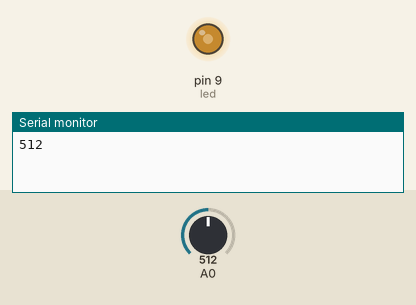
Simulated run of this sketch. Board: Arduino Uno, built with avr-gcc and run on an emulated ATmega328P. On the bench: output pins drawn as LEDs (lit = HIGH), the last lines printed to the serial monitor. Inputs (shaded band) come from the test bench; at power-on: A0 = 512.

Above: at 1.2 s.
1.3 s: A0 set to 716
At 2.0 s:
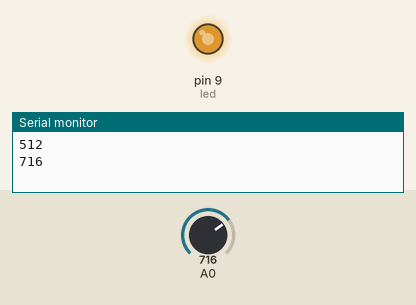
2.8 s: A0 set to 900
At 3.6 s:
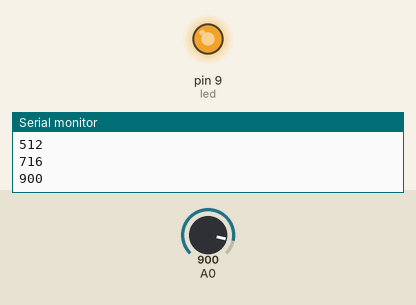
4.3 s: A0 set to 122
At 5.0 s:
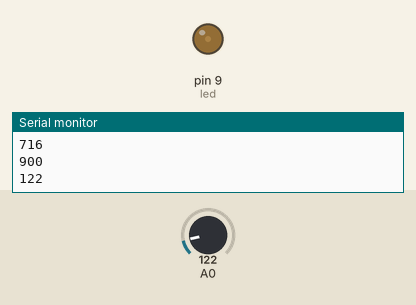
5.8 s: A0 set to 0
At 6.5 s:
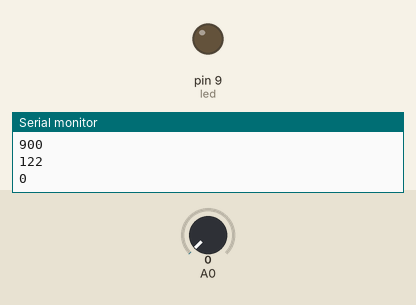
7.3 s: A0 set to 511
At 8.0 s:
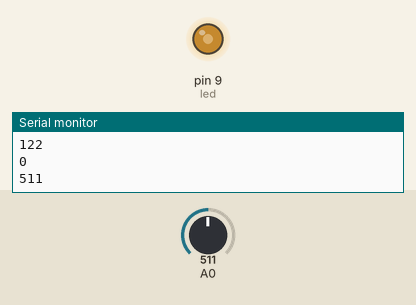
Timing chart, 0 to 9.8 s (numbered marks = the images above; inputs shaded):
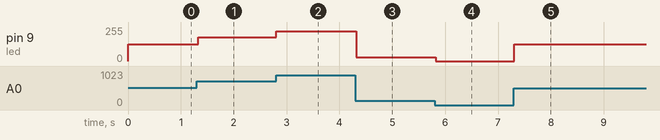

The sketch:

est_Analog_IO__DESKTOP-CCF5OIS_s_conflicted_copy_2021-02-17_.ino
```cpp
/*** header block ***
 * code file name: Test_Analog_IO.ino
 * code description: Use a potentiometer to control brightness of an led
 * hardware required: [UNO, USB Cable, Breadboard, Jumper Wires, Potentiometer, LED, 330 ohms Resistor]
 * IDE version used to test code: 1.8.13
 * programmer(s) name: Oluwasegun Atolagbe
 * date when code is created/modified: 17/02/2021
 * code version: 1.0
 ***/

// pre-processor directives

// pin name definitions
const int led = 9;

// class/object declarations

// global variables
const int fadeAmount = 5;
int prevBrightness = 0;

void setup () {
   // configure hardware peripherals
   pinMode(led, OUTPUT);

   // configure data communication
   Serial.begin(9600);

   // code that runs only once
}

void loop () {
   // data storage
   // data input
   int sensorValue = analogRead(A0);

   // data processing
   int brightness = map(sensorValue, 0, 1023, 0, 255);

   // data output
   analogWrite(led, brightness);

   // data communication
   if(brightness != prevBrightness)
   {
      Serial.println(sensorValue);
      prevBrightness = brightness;
   }

   delay(30);
}

// user defined functions
```

Measured:
- after the input at 1.3 s, pin 9 (led): 127/255 → 178/255 at once
- after the input at 2.8 s, pin 9 (led): 178/255 → 224/255 at once
- after the input at 4.3 s, pin 9 (led): 224/255 → 30/255 at once
- after the input at 5.8 s, pin 9 (led): 30/255 → 0/255 at once
- after the input at 7.3 s, pin 9 (led): 0/255 → 127/255 at once
